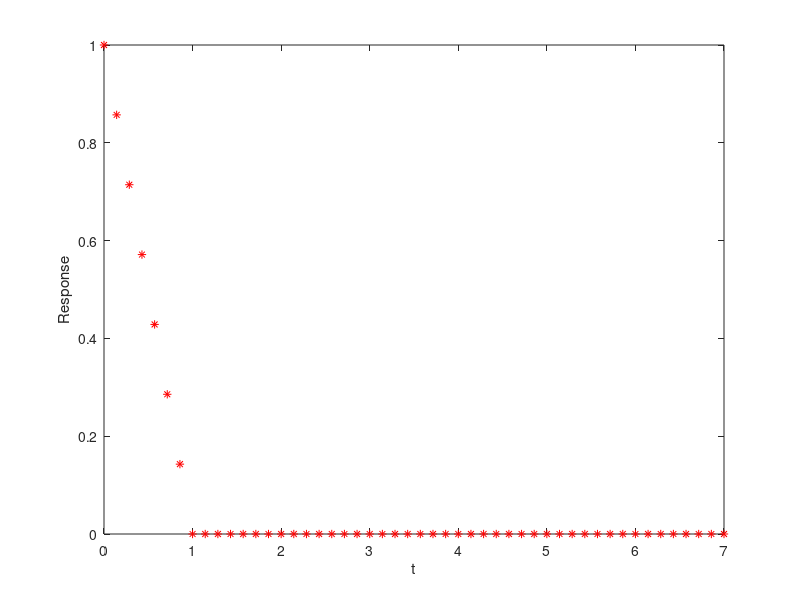

The MATLAB source for this figure: (Note: this script raises an error after producing the figure.)
clc 
clear all
n1=50
tdata=linspace(0,7,50);
ydata=[];
for i=1:50
    if tdata(i)<1
        ydata=[ydata,1-tdata(i)];
    else
        ydata=[ydata,0];
    end
end
plot(tdata,ydata,'r*')
xlabel 't'
ylabel 'Response'
A = optimvar('A',2);
r = optimvar('r',2);
fun = A(1)*exp(-r(1)*tdata) + A(2)*exp(-r(2)*tdata);
obj = sum((fun - ydata).^2);
lsqproblem = optimproblem("Objective",obj);
x0.A = [1,1];
x0.r = [1,0];
[sol,fval] = solve(lsqproblem,x0);
figure
responsedata = evaluate(fun,sol);
plot(tdata,ydata,'r*',tdata,responsedata,'b-')
legend('Original Data','Fitted Curve')
xlabel 't'
ylabel 'Response'
title("Fitted Response")
disp(sol.A)
disp(sol.r)